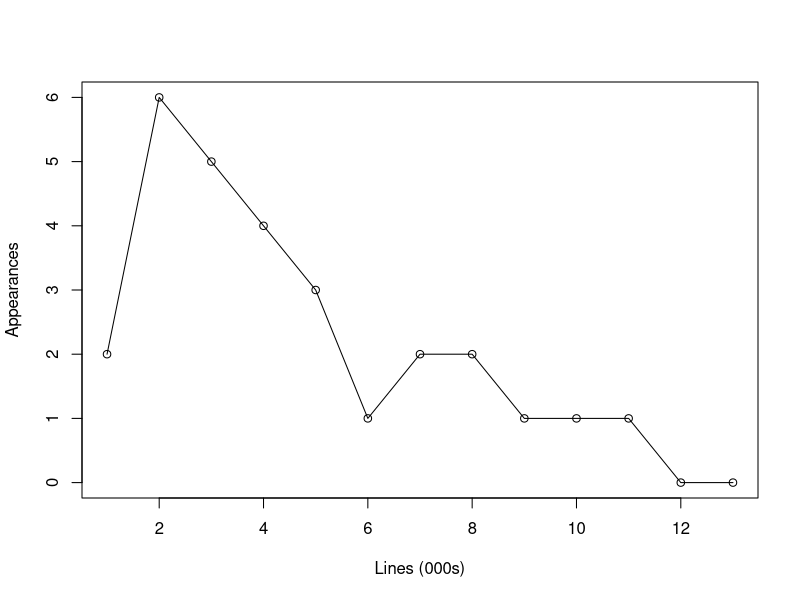

This figure's R source:
man <- c(2,6,5,4,3,1,2,2,1,1,1,0,0)
#woman <- c(0,0,0,0,1,0,1,0,0,0,0,0,0)
#he <- c(4,11,19,16,24,28,21,10,7,9,5,2,7)
#she <- c(4,4,1,3,6,1,7,3,3,1,20,12,6)
png(filename = "man.png", height = 300, width = 600, bg = "white")
plot(man, type = "o", ann = FALSE)
#plot(he, type = "o", ann = FALSE)
#lines(man, type = "o")
#lines(woman, type = "o")
#lines(she, type = "o")
title(xlab = "Lines (000s)", ylab = "Appearances")
dev.off()
